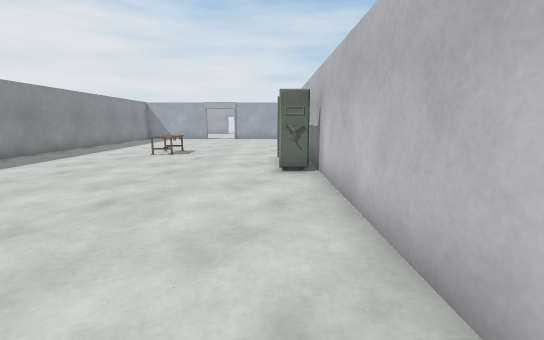
View 1 (above)

20 first-person views from a walk through a scene from a Unity 3-D project. The camera is 1.4 m above the floor, tilts 10° down and sees 90° across. Doors are open. The floor is counted in squares, 1 m on a side. Each view is taken from the middle of a square. On the plan, view 1 faces up. The plan holds only what a view shows up to about 13 squares ahead; the rest is blank. The place goes on beyond the plan. Surface patterns are stand-ins for the level's own textures.

View 2
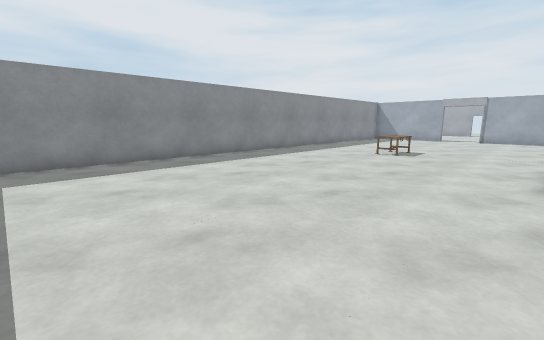

View 3
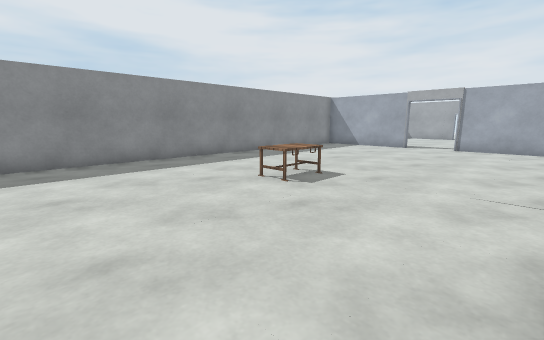

View 4
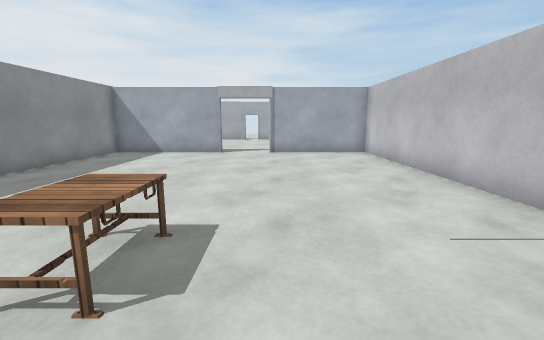

View 5
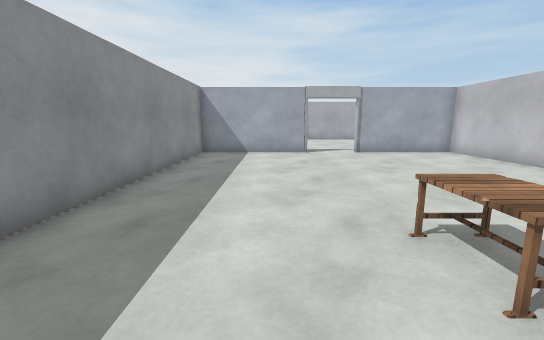

View 6
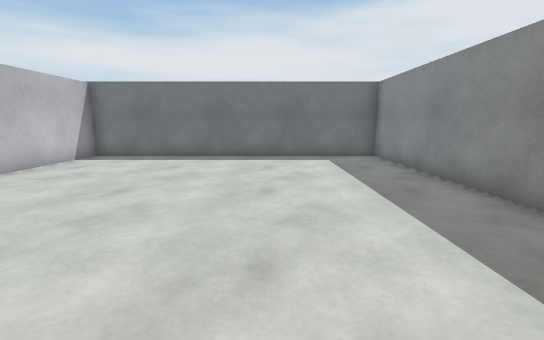

View 7
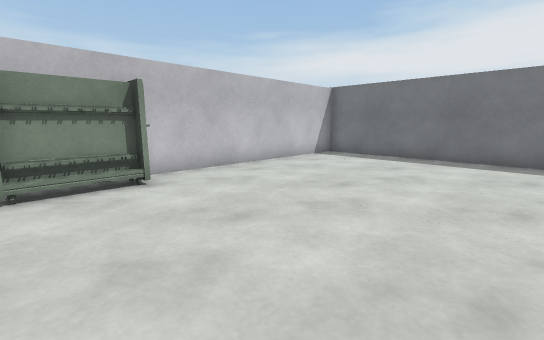

View 8
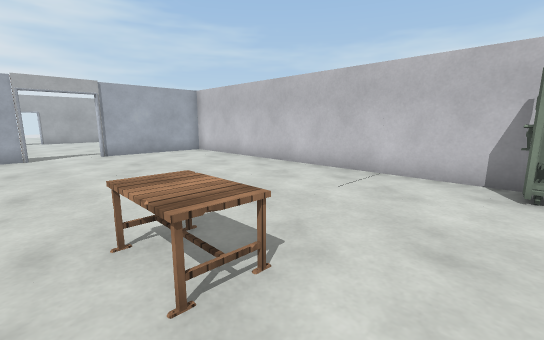

View 9
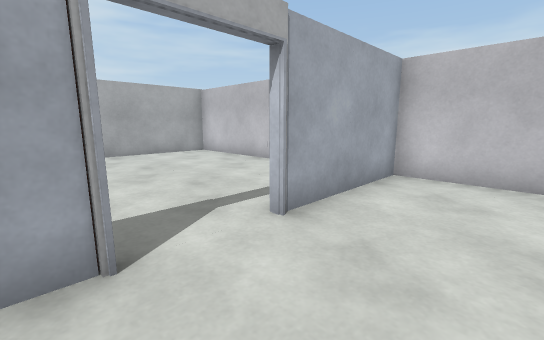

View 10
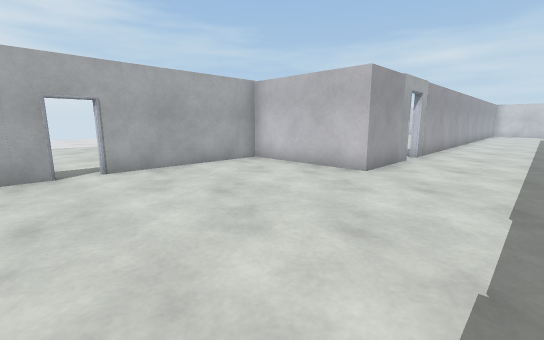

View 11
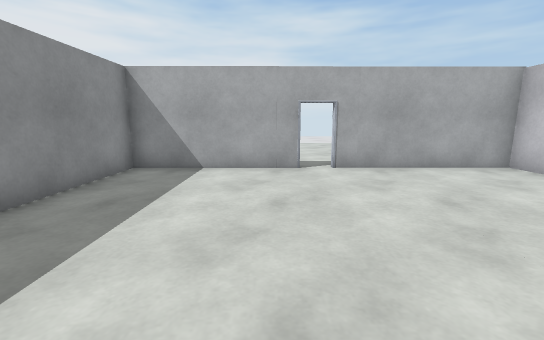

View 12
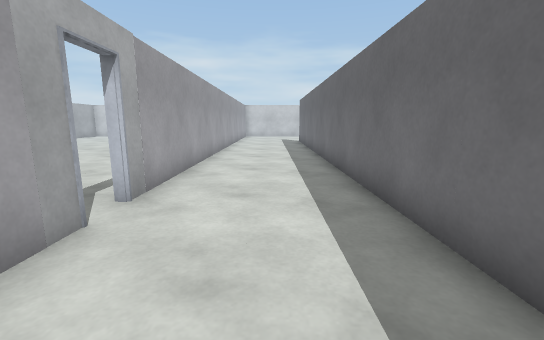

View 13
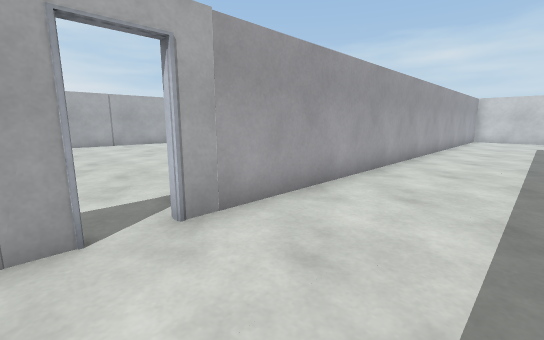

View 14
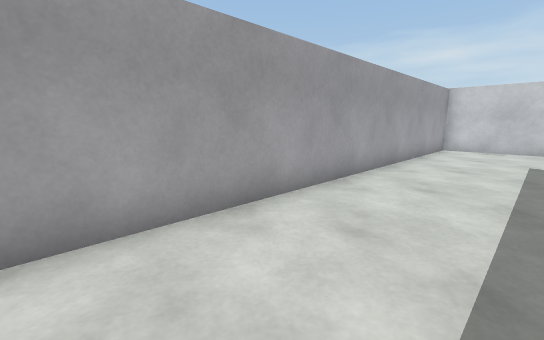

View 15
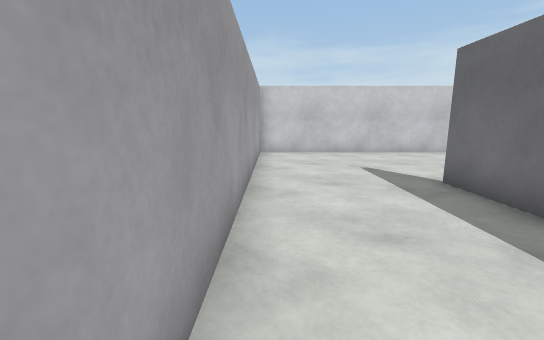

View 16
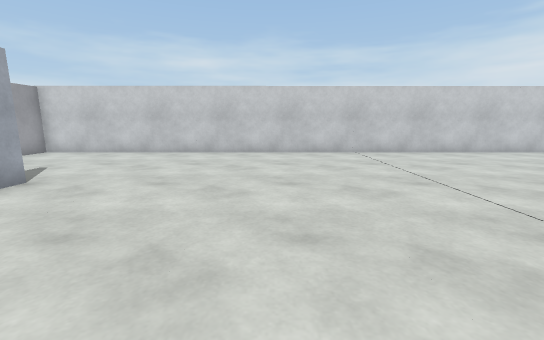

View 17
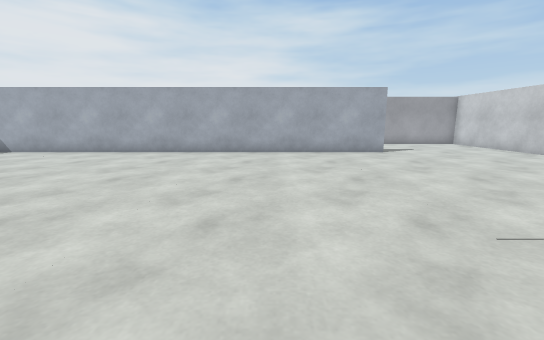

View 18
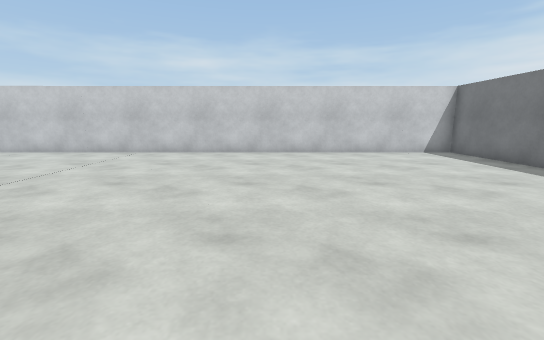

View 19
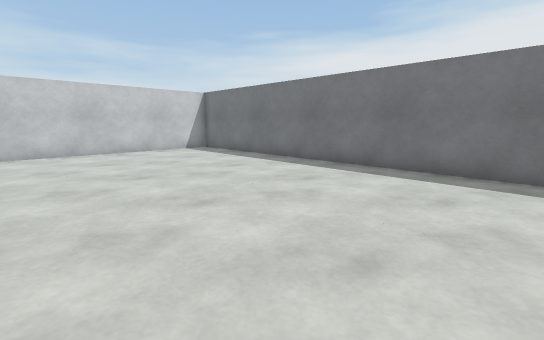

View 20
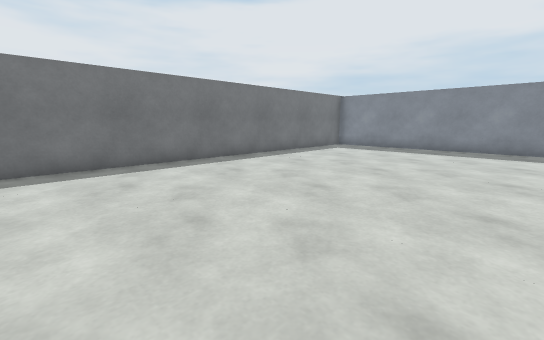

### Floor plan
Points are (right, up) in squares from view 1. A wall is a line through its corners. A room is listed if a view was taken in it or the views show most of it. See-through windows are left out.
Room 1 (views 1, 2, 3, 4, 5, 6, 7, 8, 9)
walls: (1.4, 10.4) (1.4, 22.8) (-3.1, 22.8); (1.4, 8.4) (1.4, 9.4); (-5.2, 22.8) (-10.3, 22.8) (-10.3, -1.3) (1.4, -1.3) (1.4, 7.4)
ways out: opening at (-4.5, 23) to room 2
objects: other object (-5, 12) to (-4, 13); other object (0, 8) to (1, 8)
Room 2 (views 10, 11, 12, 13, 14, 15, 16, 17, 18, 19, 20)
walls: (18.8, 23) (21.2, 23); (21.4, 22.8) (3.3, 22.8); (1.4, 9.4) (1.4, 10.4); (2.8, 23) (14.2, 23); (1.6, 7.6) (1.6, 4.6); (1.4, 7.4) (1.4, 8.4); (4.6, 27.5) (1.4, 27.5) (1.4, 32.3) (-4.1, 32.3); (7.6, -1.3) (27.7, -1.3) (27.7, 27.5) (5.6, 27.5); (-5.1, 32.3) (-10.3, 32.3) (-10.3, 28.1)
ways out: opening at (-4.5, 23) to room 1; opening at (5, 28)
objects: other object (0, 10) to (1, 10)

Where each view was taken, in squares from view 1:
view 1: 0 up, 0 right, facing up
view 2: 0 up, 0 right, facing up-left
view 3: 7 up, 0 right, facing up-left
view 4: 10 up, 3 left, facing up
view 5: 10 up, 7 left, facing up
view 6: 10 up, 6 left, facing down
view 7: 10 up, 6 left, facing down-right
view 8: 10 up, 6 left, facing up-right
view 9: 20 up, 6 left, facing up-right
view 10: 24 up, 6 left, facing up-right
view 11: 24 up, 6 left, facing up
view 12: 25 up, 1 right, facing right
view 13: 24 up, 4 right, facing up-right
view 14: 24 up, 12 right, facing up-right
view 15: 27 up, 15 right, facing right
view 16: 17 up, 15 right, facing right
view 17: 10 up, 16 right, facing up
view 18: 7 up, 15 right, facing right
view 19: 7 up, 14 right, facing down-right
view 20: 8 up, 17 right, facing down-left
